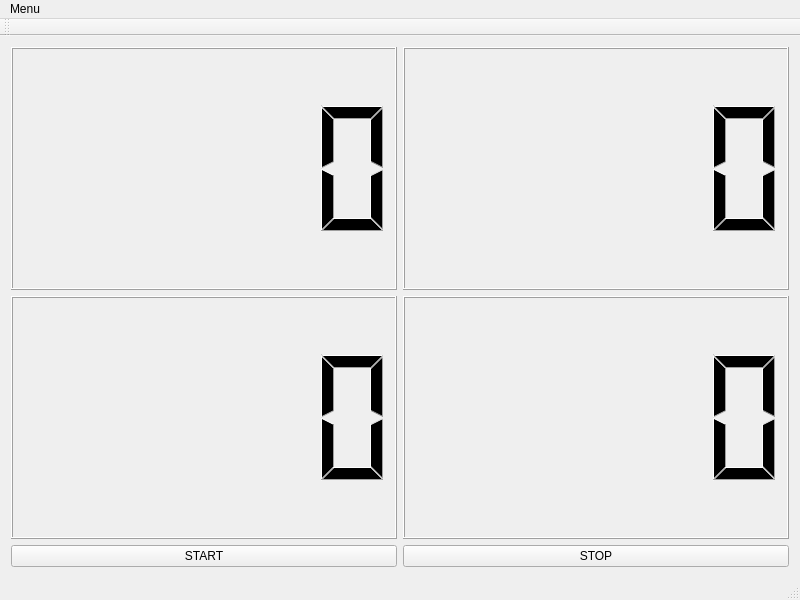
<?xml version="1.0" encoding="UTF-8"?>
<ui version="4.0">
 <class>MainWindow</class>
 <widget class="QMainWindow" name="MainWindow">
  <property name="geometry">
   <rect>
    <x>0</x>
    <y>0</y>
    <width>800</width>
    <height>600</height>
   </rect>
  </property>
  <property name="windowTitle">
   <string>MainWindow</string>
  </property>
  <widget class="QWidget" name="centralWidget">
   <layout class="QGridLayout" name="gridLayout">
    <item row="0" column="1">
     <widget class="QLCDNumber" name="lcdNumber_2"/>
    </item>
    <item row="1" column="0">
     <widget class="QLCDNumber" name="lcdNumber_3"/>
    </item>
    <item row="0" column="0">
     <widget class="QLCDNumber" name="lcdNumber_1"/>
    </item>
    <item row="1" column="1">
     <widget class="QLCDNumber" name="lcdNumber_4"/>
    </item>
    <item row="2" column="0">
     <widget class="QPushButton" name="pushButton">
      <property name="text">
       <string>START</string>
      </property>
     </widget>
    </item>
    <item row="2" column="1">
     <widget class="QPushButton" name="pushButton_2">
      <property name="text">
       <string>STOP</string>
      </property>
     </widget>
    </item>
   </layout>
  </widget>
  <widget class="QMenuBar" name="menuBar">
   <property name="geometry">
    <rect>
     <x>0</x>
     <y>0</y>
     <width>800</width>
     <height>22</height>
    </rect>
   </property>
   <widget class="QMenu" name="menuMenu">
    <property name="title">
     <string>Menu</string>
    </property>
    <addaction name="actionExit"/>
   </widget>
   <addaction name="menuMenu"/>
  </widget>
  <widget class="QToolBar" name="mainToolBar">
   <attribute name="toolBarArea">
    <enum>TopToolBarArea</enum>
   </attribute>
   <attribute name="toolBarBreak">
    <bool>false</bool>
   </attribute>
  </widget>
  <widget class="QStatusBar" name="statusBar"/>
  <action name="actionExit">
   <property name="text">
    <string>Exit</string>
   </property>
  </action>
 </widget>
 <layoutdefault spacing="6" margin="11"/>
 <resources/>
 <connections>
  <connection>
   <sender>actionExit</sender>
   <signal>triggered()</signal>
   <receiver>MainWindow</receiver>
   <slot>close()</slot>
   <hints>
    <hint type="sourcelabel">
     <x>-1</x>
     <y>-1</y>
    </hint>
    <hint type="destinationlabel">
     <x>199</x>
     <y>149</y>
    </hint>
   </hints>
  </connection>
 </connections>
</ui>
